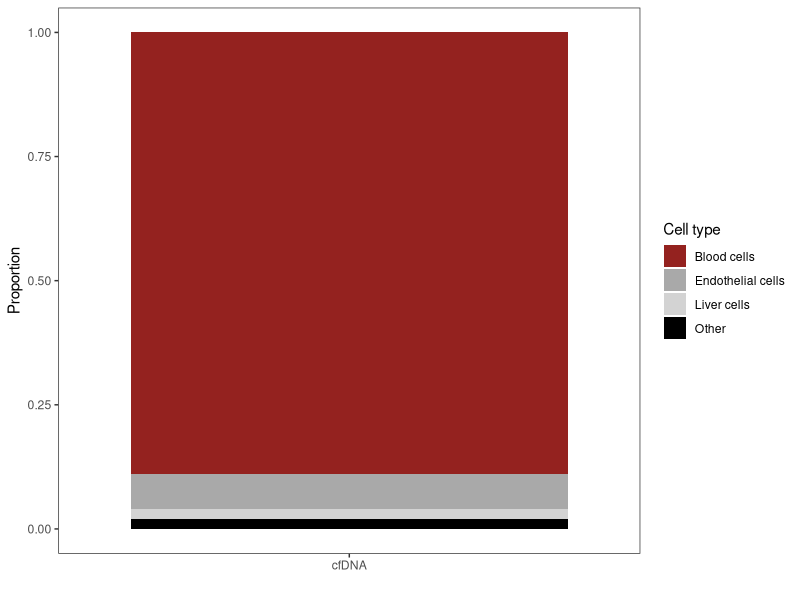
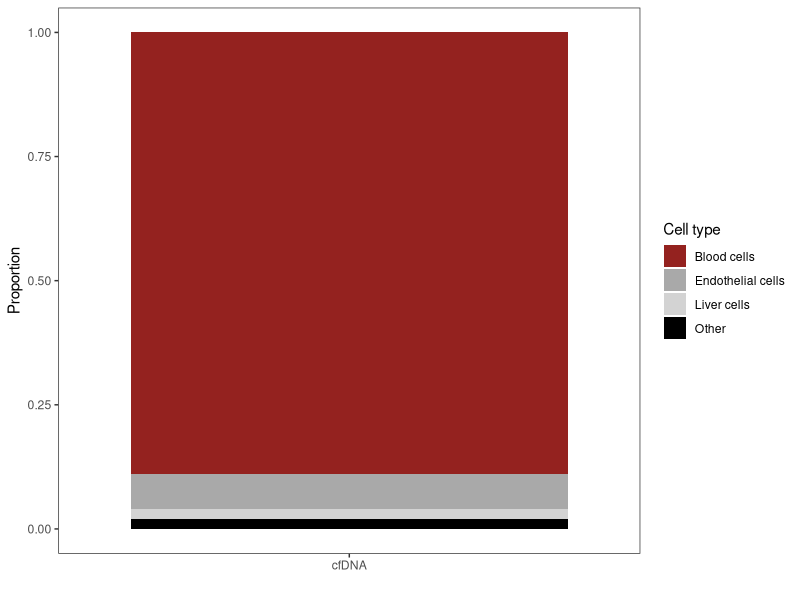
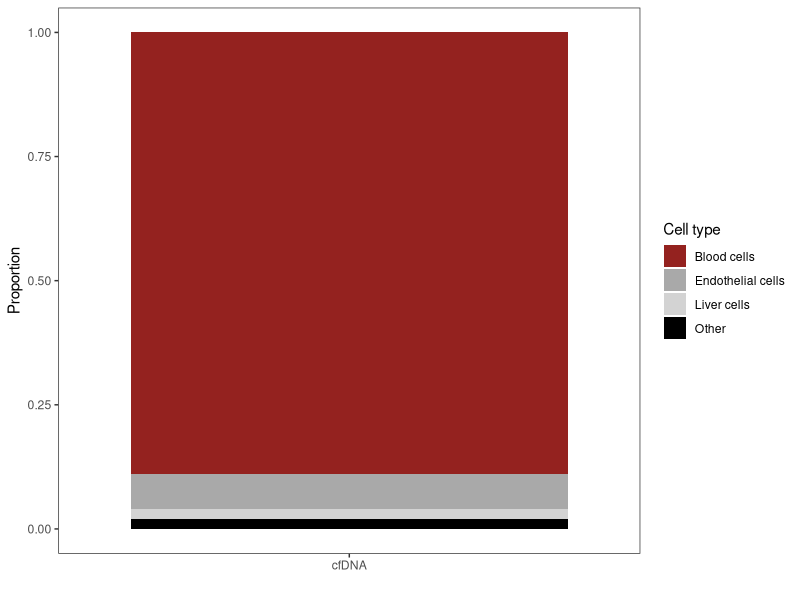

Recreate these plots in R, in order.
## ---- chunk 1
knitr::opts_knit$set(root.dir = "~/Alyssa/Cell_Free_DNA_Methylation/")
library(tidyverse)

save_plot = function(plot, file, legend = TRUE, width = 4, height = 4, png = FALSE) {
  if (png) { ggsave(plot = plot, filename =  paste0(file, ".png"), dpi = 600, width = ifelse(legend, width, width - 1.5), height = height, units = 'in') }
  ggsave(plot = plot, filename =  paste0(file, ".pdf"), dpi = 600, width = ifelse(legend, width, width - 1.5), height = height, units = 'in')
}
## ---- chunk 2
fractions = data.frame(cell_type = c("Erythrocytes", "Monocytes/macrophages", "Megakaryocytes", "Granulocytes", "Hepatocytes", "Endothelial cells", "Lymphocytes", "Other"), fraction = c(6, 19, 27, 32, 2, 7, 4, 2), tissue = c("Blood cells", "Blood cells", "Blood cells", "Blood cells", "Liver cells", "Endothelial cells", "Blood cells", "Other"), data_type = "cfDNA")


## ---- chunk 3
colors = c("#94221F", "darkgrey", "lightgrey", "black")
(cfDNA_fraction_bar = ggplot(fractions, aes(x = data_type, y = fraction, fill = tissue)) +
  geom_bar(position = "fill", stat = "identity") +
  theme_bw() +
  ylab("Proportion") +
  xlab("") +
  labs(fill = "Cell type") +
  scale_fill_manual(values = colors) +
  theme(panel.grid = element_blank()))
save_plot(cfDNA_fraction_bar, "figures/bars/sender_cfDNA_composition", png = TRUE, height = 3, width = 3)
